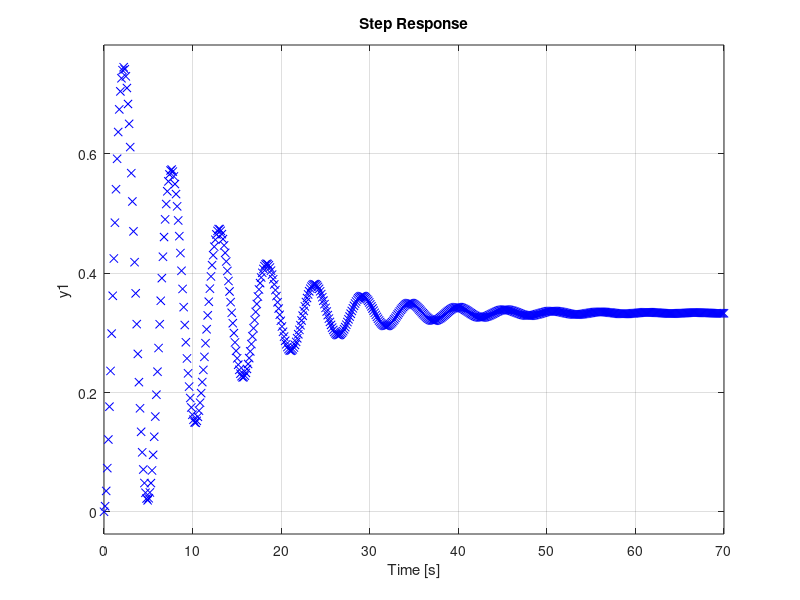

The MATLAB script that drew this image:
%a)
tf1 = tf(1,[1 1])
tf2 = tf(1,[1 2])

sys1 = parallel(tf1,tf2);

tf3 = tf(2,[3 1])

sys2 = sys1 * tf3;

tf4 = tf(5,[4 3])
tf5 = tf(1,[1 1])
sys3 = parallel(tf4,tf5);

ftf = feedback(sys2 , sys3)
%b)
step(ftf,'bx');



